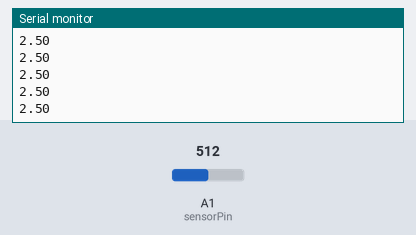
Simulated run of this sketch. Board: Arduino Uno, built with avr-gcc and run on an emulated ATmega328P. On the bench: the last lines printed to the serial monitor. The inputs (shaded band) are chosen by the test bench; at power-on: A1 (sensorPin) = 512.

Above: at 1.2 s.
1.3 s: A1 (sensorPin) set to 716
At 1.31 s:
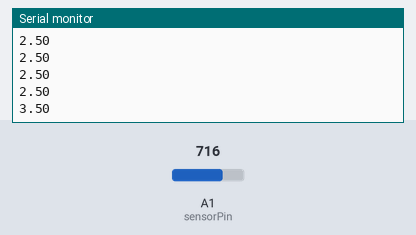
2.8 s: A1 (sensorPin) set to 900
At 2.82 s:
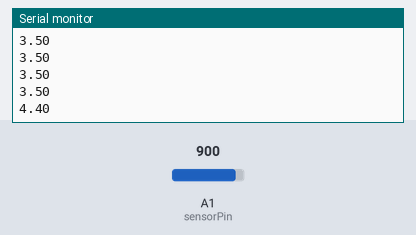
Timing chart, 0 to 5.8 s (numbered marks = the images above; inputs shaded):
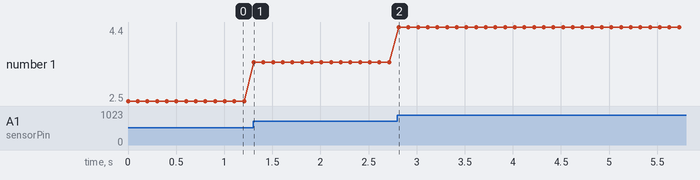

Measured:
- after the input at 1.3 s, the serial monitor: prints a new line at once (image 1)
- after the input at 2.8 s, the serial monitor: prints a new line at once (image 2)
- plotted number 1: 2.5 → 3.5 after the input at 1.3 s, 3.5 → 4.4 after the input at 2.8 s

The sketch:

voltmeter.ino
```cpp
const int sensorPin = A1; // Connect your sensor to analog pin A0

void setup() {
  Serial.begin(9600); // Begin serial communication at 9600 baud
}

void loop() {
  float voltage = analogRead(sensorPin) * (5.0 / 1023.0);
  Serial.println(voltage); // Send the sensor value to the computer
  delay(100); // Wait 100 milliseconds before the next reading
}
```
